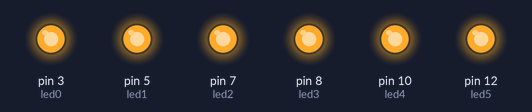
Bench run of a sketch on a simulated Arduino Uno, built with avr-gcc and run on an emulated ATmega328P. On the bench: output pins drawn as LEDs (lit = HIGH).

Above: at 1.0 s.
At 3.0 s:
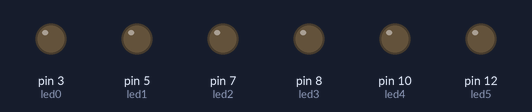
Timing chart, 0 to 5.2 s (numbered marks = the images above):
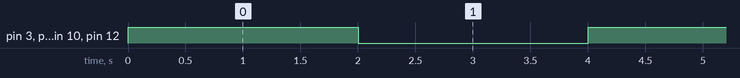

Measured:
- by itself, pin 3 (led0), pin 5 (led1), pin 7 (led2), pin 8 (led3), pin 10 (led4), pin 12 (led5): alternates HIGH for 2.0 s and LOW for 2.0 s

The sketch:

ENTRADES_SORTIDAS_DIGITALS_EX_1.ino
```cpp
/*************************************************************************
**                                                                      **
**    Programa 1                                                        **
**                                                                      **
*************************************************************************/
//Raúl Martos

const int led0=3;
const int led1=5;
const int led2=7;
const int led3=8;
const int led4=10;
const int led5=12;

void setup ()
{
 pinMode ( led0, OUTPUT);
 pinMode ( led1, OUTPUT);
 pinMode ( led2, OUTPUT);
 pinMode ( led3, OUTPUT);
 pinMode ( led4, OUTPUT);
 pinMode ( led5, OUTPUT);
}


void loop()

{
  digitalWrite ( led0, HIGH );
  digitalWrite ( led1, HIGH );
  digitalWrite ( led2, HIGH );
  digitalWrite ( led3, HIGH );
  digitalWrite ( led4, HIGH );
  digitalWrite ( led5, HIGH );
  delay(2000);
  digitalWrite ( led0, LOW );
  digitalWrite ( led1, LOW );
  digitalWrite ( led2, LOW );
  digitalWrite ( led3, LOW );
  digitalWrite ( led4, LOW );
  digitalWrite ( led5, LOW );
  delay(2000);
}

//Programa que fa un "blinking" de 2 segons
```
